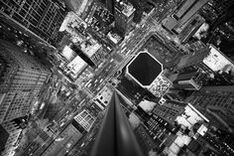
#> input picture IP_practice_7_Ivanova_Polina/source.jpg, 234 x 156 px
$ jupyter execute --allow-errors IP_practice_7_Ivanova_Polina.ipynb
#> lines starting #> are read from the running program, lines starting #| are printed output that depends on the picture
[cell 1]
import cv2
import numpy as np

image = cv2.imread('source.jpg', cv2.IMREAD_GRAYSCALE)
#> image is the input picture: shape (156, 234); min 0, max 255, mean 82.8
np.savetxt('original_image.txt', image, fmt='%d')

def haar_transform(image):
    rows, cols = image.shape
#> rows = 156; cols = 234
    LL = (image[0::2, 0::2] + image[0::2, 1::2] + image[1::2, 0::2] + image[1::2, 1::2]) / 4
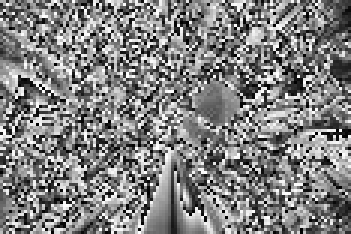
#> LL: shape (78, 117) float64 (shown 3 times larger); min 0, max 63.75, mean 32.1; drawn with min black and max white
    LH = (image[0::2, 0::2] + image[0::2, 1::2] - image[1::2, 0::2] - image[1::2, 1::2]) / 4
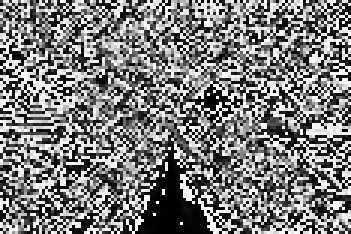
#> LH: shape (78, 117) float64 (shown 3 times larger); min 0, max 63.75, mean 30.6; drawn with min black and max white
    HL = (image[0::2, 0::2] - image[0::2, 1::2] + image[1::2, 0::2] - image[1::2, 1::2]) / 4
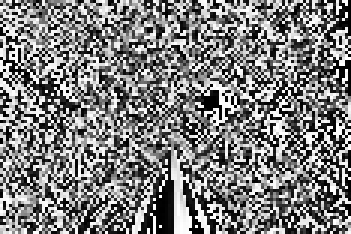
#> HL: shape (78, 117) float64 (shown 3 times larger); min 0, max 63.75, mean 31.3; drawn with min black and max white
    HH = (image[0::2, 0::2] - image[0::2, 1::2] - image[1::2, 0::2] + image[1::2, 1::2]) / 4
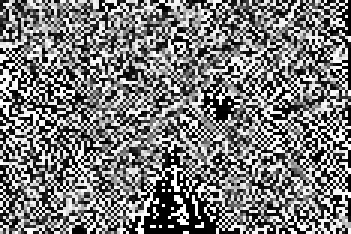
#> HH: shape (78, 117) float64 (shown 3 times larger); min 0, max 63.75, mean 30.4; drawn with min black and max white
    return LL, LH, HL, HH

LL, LH, HL, HH = haar_transform(image)

def quantize(data, levels):
#> called with levels = 4
    min_val = np.min(data)
#> min_val = 0
    max_val = np.max(data)
#> max_val = 63.75
    step = (max_val - min_val) / levels
#> step = 15.94
    quantized = np.floor((data - min_val) / step) * step + min_val
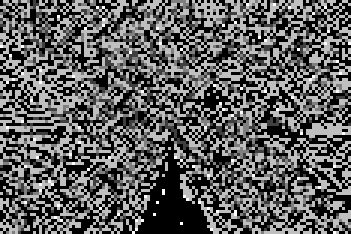
#> quantized: shape (78, 117) float64 (shown 3 times larger); min 0, max 63.75, mean 23.1; drawn with min black and max white
    return quantized

LH_quantized = quantize(LH, 4)
HL_quantized = quantize(HL, 4)
#> call 2 of quantize, with levels = 4
#> in quantize (call 2), `quantized = np.floor((data - min_val) / step) * step + min_val`:
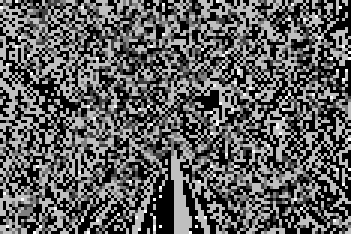
#> quantized: shape (78, 117) float64 (shown 3 times larger); min 0, max 63.75, mean 23.6; drawn with min black and max white
HH_quantized = quantize(HH, 4)
#> call 3 of quantize, with levels = 4
#> in quantize (call 3), `quantized = np.floor((data - min_val) / step) * step + min_val`:
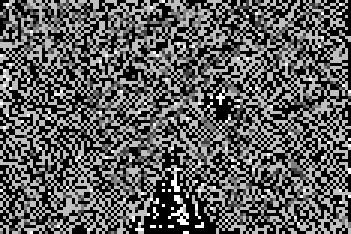
#> quantized: shape (78, 117) float64 (shown 3 times larger); min 0, max 63.75, mean 23; drawn with min black and max white

def run_length_encode(data):
    flattened = data.flatten()
#> flattened = 9126 values, max 63.75 at index 199, min 0 at index 0, mean 23.06
    encoded = []
    prev = flattened[0]
#> prev = 0
    count = 1
    for value in flattened[1:]:
        if value == prev:
            count += 1
        else:
            encoded.append((prev, count))
            prev = value
            count = 1
#> this loop made 9125 passes
#> (value, prev, count) on passes 1, 3, 4, 6, 7, 9, 10, 11, 12, 13, 14, 15: (47.81, 47.81, 1), (0, 0, 1), (47.81, 47.81, 1), (15.94, 15.94, 1), (47.81, 47.81, 1), (31.88, 31.88, 1), (0, 0, 1), (15.94, 15.94, 1), (0, 0, 1), (47.81, 47.81, 1), (0, 0, 1), (47.81, 47.81, 1)
#> (prev, count) on passes 62 to 67: (47.81, 1), (0, 1), (47.81, 1), (0, 1), (47.81, 1), (0, 1)
#> after the loop, encoded = 5690 pairs, first value 0 to 63.75, second value 1 to 26
    encoded.append((prev, count))
    return encoded

LH_encoded = run_length_encode(LH_quantized)
#> LH_encoded = 5691 pairs, first value 0 to 63.75, second value 1 to 26
HL_encoded = run_length_encode(HL_quantized)
#> the loop in run_length_encode (call 2), `for value in flattened[1:]:` made 9125 passes
#> HL_encoded = 6096 pairs, first value 0 to 63.75, second value 1 to 10
HH_encoded = run_length_encode(HH_quantized)
#> HH_encoded = 6114 pairs, first value 0 to 63.75, second value 1 to 24

with open('haar_output.txt', 'w') as f:

    np.savetxt(f, LL, fmt='%f')

    f.write("LH:\n")
    for value, count in LH_encoded:
        f.write(f"{value} {count}\n")
#> this loop made 5691 passes
#> (value, count) on passes 1 to 3: (0, 1), (47.81, 2), (0, 1)
    f.write("HL:\n")
    for value, count in HL_encoded:
        f.write(f"{value} {count}\n")
#> this loop made 6096 passes
#> (value, count) on passes 1 to 3: (47.81, 1), (15.94, 1), (47.81, 2)
    f.write("HH:\n")
    for value, count in HH_encoded:
        f.write(f"{value} {count}\n")
#> this loop made 6114 passes
#> (value, count) on passes 1 to 3: (0, 3), (47.81, 2), (0, 1)


original_size = image.nbytes  # Размер исходного изображения
#> original_size = 36504

compressed_size = 0
#> (the rest of this cell did not finish here and is left out)
